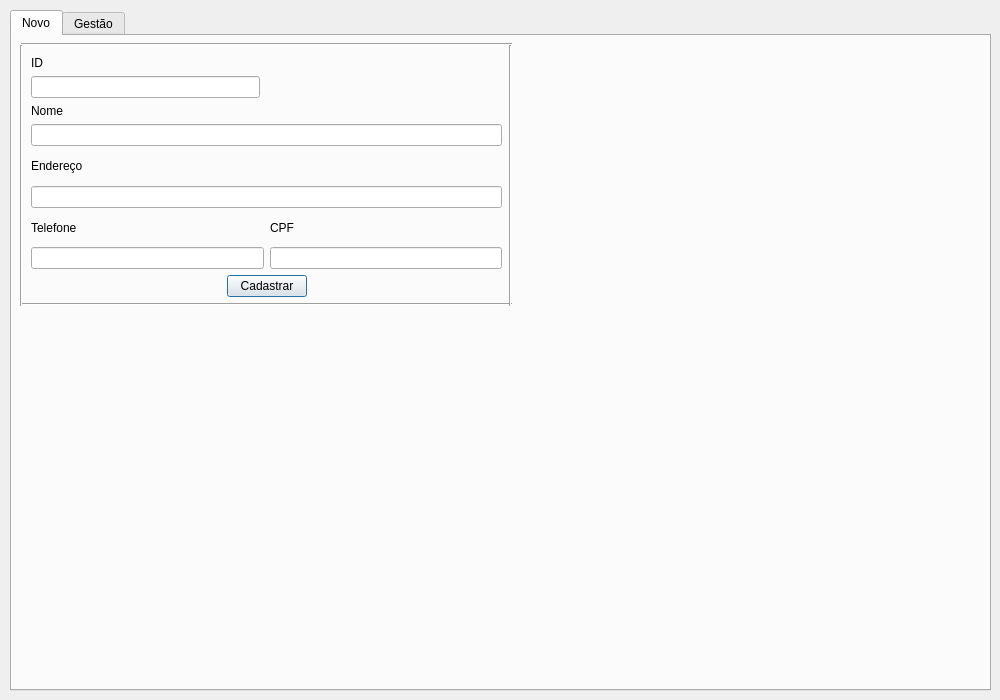
<?xml version="1.0" encoding="UTF-8"?>
<ui version="4.0">
 <class>GestaoCliente</class>
 <widget class="QDialog" name="GestaoCliente">
  <property name="geometry">
   <rect>
    <x>0</x>
    <y>0</y>
    <width>1000</width>
    <height>700</height>
   </rect>
  </property>
  <property name="windowTitle">
   <string>GESTÃO DE CLIENTE</string>
  </property>
  <property name="windowIcon">
   <iconset resource="Recursos.qrc">
    <normaloff>:/img/img/clientei.png</normaloff>:/img/img/clientei.png</iconset>
  </property>
  <widget class="QTabWidget" name="tabWidgetGestaoCliente">
   <property name="geometry">
    <rect>
     <x>10</x>
     <y>10</y>
     <width>981</width>
     <height>681</height>
    </rect>
   </property>
   <property name="currentIndex">
    <number>0</number>
   </property>
   <widget class="QWidget" name="tabGCNovo">
    <attribute name="title">
     <string>Novo</string>
    </attribute>
    <widget class="QWidget" name="layoutWidget">
     <property name="geometry">
      <rect>
       <x>19</x>
       <y>20</y>
       <width>941</width>
       <height>241</height>
      </rect>
     </property>
     <layout class="QGridLayout" name="layoutGridGCN">
      <item row="3" column="0">
       <layout class="QHBoxLayout" name="layoutUniaoGCNBotao">
        <item>
         <spacer name="spacerGCND">
          <property name="orientation">
           <enum>Qt::Horizontal</enum>
          </property>
          <property name="sizeHint" stdset="0">
           <size>
            <width>40</width>
            <height>20</height>
           </size>
          </property>
         </spacer>
        </item>
        <item>
         <widget class="QPushButton" name="pushButtonGCNGravar">
          <property name="text">
           <string>Cadastrar</string>
          </property>
         </widget>
        </item>
        <item>
         <spacer name="spacerGCNE">
          <property name="orientation">
           <enum>Qt::Horizontal</enum>
          </property>
          <property name="sizeHint" stdset="0">
           <size>
            <width>40</width>
            <height>20</height>
           </size>
          </property>
         </spacer>
        </item>
       </layout>
      </item>
      <item row="1" column="1">
       <spacer name="spacerGCNDD">
        <property name="orientation">
         <enum>Qt::Horizontal</enum>
        </property>
        <property name="sizeHint" stdset="0">
         <size>
          <width>40</width>
          <height>20</height>
         </size>
        </property>
       </spacer>
      </item>
      <item row="1" column="0">
       <layout class="QVBoxLayout" name="layoutGCNEndereco">
        <item>
         <widget class="QLabel" name="labelGCNEndereco">
          <property name="text">
           <string>Endereço</string>
          </property>
         </widget>
        </item>
        <item>
         <widget class="QLineEdit" name="lineEditGCNEndereco"/>
        </item>
       </layout>
      </item>
      <item row="0" column="0">
       <layout class="QVBoxLayout" name="layoutGCNNome">
        <item>
         <layout class="QHBoxLayout" name="horizontalLayout">
          <item>
           <layout class="QVBoxLayout" name="layoutGCNID">
            <item>
             <widget class="QLabel" name="labelGCNID">
              <property name="text">
               <string>ID</string>
              </property>
             </widget>
            </item>
            <item>
             <widget class="QLineEdit" name="lineEditGCNID"/>
            </item>
           </layout>
          </item>
          <item>
           <widget class="QLabel" name="label">
            <property name="text">
             <string/>
            </property>
           </widget>
          </item>
          <item>
           <spacer name="horizontalSpacer">
            <property name="orientation">
             <enum>Qt::Horizontal</enum>
            </property>
            <property name="sizeHint" stdset="0">
             <size>
              <width>40</width>
              <height>20</height>
             </size>
            </property>
           </spacer>
          </item>
         </layout>
        </item>
        <item>
         <widget class="QLabel" name="labelGCNNome">
          <property name="text">
           <string>Nome</string>
          </property>
         </widget>
        </item>
        <item>
         <widget class="QLineEdit" name="lineEditGCNNome"/>
        </item>
       </layout>
      </item>
      <item row="2" column="0">
       <layout class="QHBoxLayout" name="layoutUniaoGCN">
        <item>
         <layout class="QVBoxLayout" name="layoutGCNTelefone">
          <item>
           <widget class="QLabel" name="labelGCNTelefone">
            <property name="text">
             <string>Telefone</string>
            </property>
           </widget>
          </item>
          <item>
           <widget class="QLineEdit" name="lineEditGCNTelefone"/>
          </item>
         </layout>
        </item>
        <item>
         <layout class="QVBoxLayout" name="layoutGCNCPF">
          <item>
           <widget class="QLabel" name="labelGCNCPF">
            <property name="text">
             <string>CPF</string>
            </property>
           </widget>
          </item>
          <item>
           <widget class="QLineEdit" name="lineEditGCNCPF"/>
          </item>
         </layout>
        </item>
       </layout>
      </item>
     </layout>
    </widget>
    <widget class="Line" name="line">
     <property name="geometry">
      <rect>
       <x>9</x>
       <y>260</y>
       <width>491</width>
       <height>16</height>
      </rect>
     </property>
     <property name="orientation">
      <enum>Qt::Horizontal</enum>
     </property>
    </widget>
    <widget class="Line" name="line_2">
     <property name="geometry">
      <rect>
       <x>9</x>
       <y>0</y>
       <width>491</width>
       <height>16</height>
      </rect>
     </property>
     <property name="orientation">
      <enum>Qt::Horizontal</enum>
     </property>
    </widget>
    <widget class="Line" name="line_3">
     <property name="geometry">
      <rect>
       <x>488</x>
       <y>9</y>
       <width>20</width>
       <height>261</height>
      </rect>
     </property>
     <property name="orientation">
      <enum>Qt::Vertical</enum>
     </property>
    </widget>
    <widget class="Line" name="line_4">
     <property name="geometry">
      <rect>
       <x>-1</x>
       <y>9</y>
       <width>20</width>
       <height>261</height>
      </rect>
     </property>
     <property name="orientation">
      <enum>Qt::Vertical</enum>
     </property>
    </widget>
   </widget>
   <widget class="QWidget" name="tabGCGEstao">
    <attribute name="title">
     <string>Gestão</string>
    </attribute>
    <widget class="QWidget" name="layoutWidget">
     <property name="geometry">
      <rect>
       <x>20</x>
       <y>20</y>
       <width>191</width>
       <height>71</height>
      </rect>
     </property>
     <layout class="QVBoxLayout" name="layoutGCGID">
      <item>
       <widget class="QLabel" name="labelGCGID">
        <property name="text">
         <string>ID</string>
        </property>
       </widget>
      </item>
      <item>
       <widget class="QLineEdit" name="lineEditGCGID"/>
      </item>
      <item>
       <widget class="QPushButton" name="pushButtonGCGExcluir">
        <property name="text">
         <string>Excluir</string>
        </property>
       </widget>
      </item>
     </layout>
    </widget>
    <widget class="Line" name="line_5">
     <property name="geometry">
      <rect>
       <x>9</x>
       <y>0</y>
       <width>211</width>
       <height>16</height>
      </rect>
     </property>
     <property name="orientation">
      <enum>Qt::Horizontal</enum>
     </property>
    </widget>
    <widget class="Line" name="line_6">
     <property name="geometry">
      <rect>
       <x>10</x>
       <y>91</y>
       <width>211</width>
       <height>16</height>
      </rect>
     </property>
     <property name="orientation">
      <enum>Qt::Horizontal</enum>
     </property>
    </widget>
    <widget class="Line" name="line_7">
     <property name="geometry">
      <rect>
       <x>8</x>
       <y>120</y>
       <width>951</width>
       <height>16</height>
      </rect>
     </property>
     <property name="orientation">
      <enum>Qt::Horizontal</enum>
     </property>
    </widget>
    <widget class="Line" name="line_8">
     <property name="geometry">
      <rect>
       <x>9</x>
       <y>631</y>
       <width>951</width>
       <height>16</height>
      </rect>
     </property>
     <property name="orientation">
      <enum>Qt::Horizontal</enum>
     </property>
    </widget>
    <widget class="Line" name="line_9">
     <property name="geometry">
      <rect>
       <x>213</x>
       <y>8</y>
       <width>16</width>
       <height>91</height>
      </rect>
     </property>
     <property name="orientation">
      <enum>Qt::Vertical</enum>
     </property>
    </widget>
    <widget class="Line" name="line_10">
     <property name="geometry">
      <rect>
       <x>0</x>
       <y>9</y>
       <width>16</width>
       <height>91</height>
      </rect>
     </property>
     <property name="orientation">
      <enum>Qt::Vertical</enum>
     </property>
    </widget>
    <widget class="Line" name="line_11">
     <property name="geometry">
      <rect>
       <x>0</x>
       <y>128</y>
       <width>16</width>
       <height>511</height>
      </rect>
     </property>
     <property name="orientation">
      <enum>Qt::Vertical</enum>
     </property>
    </widget>
    <widget class="Line" name="line_12">
     <property name="geometry">
      <rect>
       <x>951</x>
       <y>128</y>
       <width>16</width>
       <height>511</height>
      </rect>
     </property>
     <property name="orientation">
      <enum>Qt::Vertical</enum>
     </property>
    </widget>
    <widget class="QWidget" name="layoutWidget">
     <property name="geometry">
      <rect>
       <x>20</x>
       <y>140</y>
       <width>931</width>
       <height>491</height>
      </rect>
     </property>
     <layout class="QVBoxLayout" name="verticalLayout">
      <item>
       <layout class="QHBoxLayout" name="horizontalLayout_2">
        <item>
         <widget class="QPushButton" name="pushButtonGCGListar">
          <property name="text">
           <string>Listar</string>
          </property>
         </widget>
        </item>
        <item>
         <spacer name="horizontalSpacer_2">
          <property name="orientation">
           <enum>Qt::Horizontal</enum>
          </property>
          <property name="sizeHint" stdset="0">
           <size>
            <width>40</width>
            <height>20</height>
           </size>
          </property>
         </spacer>
        </item>
       </layout>
      </item>
      <item>
       <widget class="QListWidget" name="listWidgetGCGLista">
        <property name="enabled">
         <bool>true</bool>
        </property>
       </widget>
      </item>
     </layout>
    </widget>
    <widget class="QLabel" name="label_3">
     <property name="enabled">
      <bool>false</bool>
     </property>
     <property name="geometry">
      <rect>
       <x>420</x>
       <y>350</y>
       <width>61</width>
       <height>41</height>
      </rect>
     </property>
     <property name="text">
      <string/>
     </property>
     <property name="pixmap">
      <pixmap resource="Recursos.qrc">:/img/img/clientei.png</pixmap>
     </property>
     <property name="scaledContents">
      <bool>true</bool>
     </property>
    </widget>
    <zorder>layoutWidget</zorder>
    <zorder>line_6</zorder>
    <zorder>line_5</zorder>
    <zorder>line_8</zorder>
    <zorder>line_7</zorder>
    <zorder>line_9</zorder>
    <zorder>layoutWidget</zorder>
    <zorder>line_10</zorder>
    <zorder>line_11</zorder>
    <zorder>line_12</zorder>
    <zorder>label_3</zorder>
   </widget>
  </widget>
  <widget class="QLabel" name="label_2">
   <property name="geometry">
    <rect>
     <x>730</x>
     <y>15</y>
     <width>1031</width>
     <height>671</height>
    </rect>
   </property>
   <property name="text">
    <string/>
   </property>
   <property name="pixmap">
    <pixmap resource="Recursos.qrc">:/img/img/pucpb.png</pixmap>
   </property>
   <property name="scaledContents">
    <bool>true</bool>
   </property>
  </widget>
 </widget>
 <tabstops>
  <tabstop>tabWidgetGestaoCliente</tabstop>
  <tabstop>lineEditGCNID</tabstop>
  <tabstop>lineEditGCNNome</tabstop>
  <tabstop>lineEditGCNEndereco</tabstop>
  <tabstop>lineEditGCNTelefone</tabstop>
  <tabstop>lineEditGCNCPF</tabstop>
  <tabstop>pushButtonGCNGravar</tabstop>
  <tabstop>lineEditGCGID</tabstop>
  <tabstop>pushButtonGCGExcluir</tabstop>
  <tabstop>pushButtonGCGListar</tabstop>
  <tabstop>listWidgetGCGLista</tabstop>
 </tabstops>
 <resources>
  <include location="Recursos.qrc"/>
 </resources>
 <connections/>
</ui>
